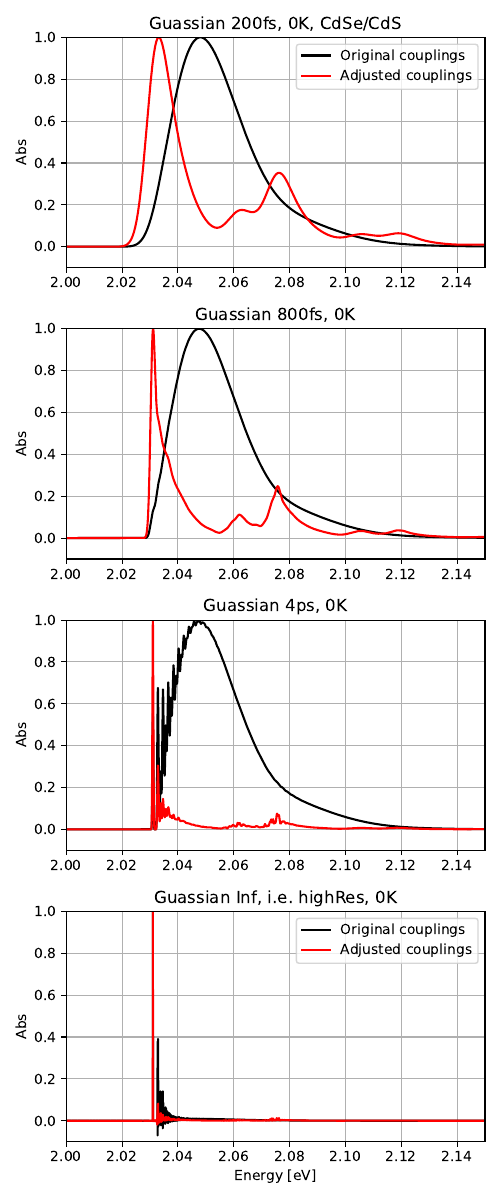

Write Python code to recreate this figure.
import numpy as np
import matplotlib.pyplot as plt
import math
from scipy.fft import fft, ifft
from scipy.integrate import simpson

fig, axs = plt.subplots(4, figsize=(5,12))

x1 = np.array([float(line.strip().split()[0]) for line in \
    open("scale_coupling_coreShell/no_scaling_gaussian/results/gaussian200fs_Spectrum_QM_E17_T=0.dat", 'r') if line[0]!="#"])
y1 = np.array([float(line.strip().split()[1]) for line in \
    open("scale_coupling_coreShell/no_scaling_gaussian/results/gaussian200fs_Spectrum_QM_E17_T=0.dat", 'r') if line[0]!="#"])
x2 = np.array([float(line.strip().split()[0]) for line in \
    open("scale_coupling_coreShell/nonuniform_scaling_trial3/aIndex0_bIndex0_T/results/gaussian200fs_Spectrum_QM_E17_T=0_aIndex0_bIndex0.dat", 'r') if line[0]!="#"])
y2 = np.array([float(line.strip().split()[1]) for line in \
    open("scale_coupling_coreShell/nonuniform_scaling_trial3/aIndex0_bIndex0_T/results/gaussian200fs_Spectrum_QM_E17_T=0_aIndex0_bIndex0.dat", 'r') if line[0]!="#"])
axs[0].plot(x1, y1, "-k", label="Original couplings")
axs[0].plot(x2, y2, "-r", label="Adjusted couplings")
axs[0].set(xlim=(2,2.15), ylim=(-0.1, 1.0), ylabel="Abs", title="Guassian 200fs, 0K, CdSe/CdS")
axs[0].legend()
axs[0].grid()

x1 = np.array([float(line.strip().split()[0]) for line in \
    open("scale_coupling_coreShell/no_scaling_gaussian/results/gaussian800fs_Spectrum_QM_E17_T=0.dat", 'r') if line[0]!="#"])
y1 = np.array([float(line.strip().split()[1]) for line in \
    open("scale_coupling_coreShell/no_scaling_gaussian/results/gaussian800fs_Spectrum_QM_E17_T=0.dat", 'r') if line[0]!="#"])
x2 = np.array([float(line.strip().split()[0]) for line in \
    open("scale_coupling_coreShell/nonuniform_scaling_trial3/aIndex0_bIndex0_T/results/gaussian800fs_Spectrum_QM_E17_T=0_aIndex0_bIndex0.dat", 'r') if line[0]!="#"])
y2 = np.array([float(line.strip().split()[1]) for line in \
    open("scale_coupling_coreShell/nonuniform_scaling_trial3/aIndex0_bIndex0_T/results/gaussian800fs_Spectrum_QM_E17_T=0_aIndex0_bIndex0.dat", 'r') if line[0]!="#"])
axs[1].plot(x1, y1, "-k", label="Original couplings")
axs[1].plot(x2, y2, "-r", label="Adjusted couplings")
axs[1].set(xlim=(2,2.15), ylim=(-0.1, 1.0), ylabel="Abs", title="Guassian 800fs, 0K")
axs[1].grid()

x1 = np.array([float(line.strip().split()[0]) for line in \
    open("scale_coupling_coreShell/no_scaling_gaussian/results/gaussian4ps_Spectrum_QM_E17_T=0.dat", 'r') if line[0]!="#"])
y1 = np.array([float(line.strip().split()[1]) for line in \
    open("scale_coupling_coreShell/no_scaling_gaussian/results/gaussian4ps_Spectrum_QM_E17_T=0.dat", 'r') if line[0]!="#"])
x2 = np.array([float(line.strip().split()[0]) for line in \
    open("scale_coupling_coreShell/nonuniform_scaling_trial3/aIndex0_bIndex0_T/results/gaussian4ps_Spectrum_QM_E17_T=0_aIndex0_bIndex0.dat", 'r') if line[0]!="#"])
y2 = np.array([float(line.strip().split()[1]) for line in \
    open("scale_coupling_coreShell/nonuniform_scaling_trial3/aIndex0_bIndex0_T/results/gaussian4ps_Spectrum_QM_E17_T=0_aIndex0_bIndex0.dat", 'r') if line[0]!="#"])
axs[2].plot(x1, y1, "-k", label="Original couplings")
axs[2].plot(x2, y2, "-r", label="Adjusted couplings")
axs[2].set(xlim=(2,2.15), ylim=(-0.1, 1.0), ylabel="Abs", title="Guassian 4ps, 0K")
axs[2].grid()

x1 = np.array([float(line.strip().split()[0]) for line in \
    open("scale_coupling_coreShell/no_scaling_gaussian/results/Spectrum_QM_E17_T=0_shrink#1_highRes.dat", 'r') if line[0]!="#"])
y1 = np.array([float(line.strip().split()[1]) for line in \
    open("scale_coupling_coreShell/no_scaling_gaussian/results/Spectrum_QM_E17_T=0_shrink#1_highRes.dat", 'r') if line[0]!="#"])
x2 = np.array([float(line.strip().split()[0]) for line in \
    open("scale_coupling_coreShell/nonuniform_scaling_trial3/aIndex0_bIndex0_T/results/highRes_Spectrum_QM_E17_T=0_aIndex0_bIndex0.dat", 'r') if line[0]!="#"])
y2 = np.array([float(line.strip().split()[1]) for line in \
    open("scale_coupling_coreShell/nonuniform_scaling_trial3/aIndex0_bIndex0_T/results/highRes_Spectrum_QM_E17_T=0_aIndex0_bIndex0.dat", 'r') if line[0]!="#"])
axs[3].plot(x1, y1, "-k", label="Original couplings")
axs[3].plot(x2, y2, "-r", label="Adjusted couplings")
axs[3].set(xlim=(2,2.15), ylim=(-0.1, 1.0), xlabel="Energy [eV]", ylabel="Abs", title="Guassian Inf, i.e. highRes, 0K")
axs[3].grid()
axs[3].legend()

fig.tight_layout()
fig.savefig("poster_plot_broadening.pdf")
